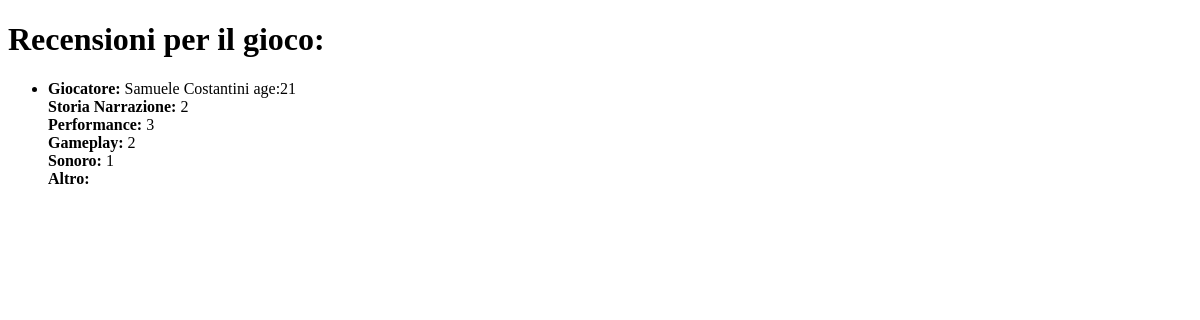
/gestione/gameStat/18/, run on the app's committed database.
### gestione/models.py (models this page shows, shortened)
class Review(models.Model):
    game = models.ForeignKey(Game, on_delete=models.CASCADE)
    player = models.ForeignKey(Player, on_delete=models.CASCADE)
    plot_rating = models.PositiveIntegerField(default=1, validators=[MinValueValidator(1), MaxValueValidator(5)])
    music_rating = models.PositiveIntegerField(default=1, validators=[MinValueValidator(1), MaxValueValidator(5)])
    gameplay_rating = models.PositiveIntegerField(default=1, validators=[MinValueValidator(1), MaxValueValidator(5)])
    performance_rating = models.PositiveIntegerField(default=1, validators=[MinValueValidator(1), MaxValueValidator(5)])
    comment = models.TextField()
    class Meta:
        unique_together = ('game', 'player',)

class Player(models.Model):
    user = models.OneToOneField(User, on_delete=models.CASCADE)
    name=models.CharField(max_length=100)
    surname=models.CharField(max_length=100)
    age=models.PositiveIntegerField()
    pict=models.ImageField(upload_to="static/player_img", blank=True, null=True,default="null")
    console = models.CharField(max_length=255, choices=CONSOLE_CHOICES, blank=True, null=True)
    games=models.ManyToManyField(Game)
    country = CountryField()

### gestione/viewsPublisher.py (the view)
# urls.py: path('gameStat/<int:game_id>/',show_game_stat,name='show_game_stat'),
def show_game_stat(request, game_id):
    game=Game.objects.get(pk=game_id)
    reviews=Review.objects.filter(game=game)
    return render(request,'showgameReview.html',{'reviews':reviews})

### webapp/context_processors.py (called while the page is built)
def category_choices_processor(request):
    return {'category_choices': CATEGORY_CHOICES}

def console_choices_processor(request):
    return {'console_choices': CONSOLE_CHOICES}

def category_choices_processor2(request):
    return {'category_choices': CATEGORY_CHOICES2}

def console_choices_processor2(request):
    return {'console_choices': CONSOLE_CHOICES2}

### gestione/templates/showGameReview.html
{% extends 'base.html' %}
{% block content %}
    <h1>Recensioni per il gioco: {{ game.nome }}</h1>
    {% if reviews %}
        <ul>
            {% for review in reviews %}
                <li>
                    <strong>Giocatore:</strong> {{ review.player.name }} {{ review.player.surname }} age:{{review.player.age}}
                    <br>
                    <strong>Storia Narrazione:</strong> {{ review.plot_rating }}
                    <br>
                    <strong>Performance:</strong> {{ review.performance_rating }}
                    <br>
                    <strong>Gameplay:</strong> {{ review.gameplay_rating }}
                    <br>
                    <strong>Sonoro:</strong> {{ review.music_rating }}
                    <br>
                    <strong>Altro:</strong> {{ review.comment }}
                </li>
            {% endfor %}
        </ul>
    {% else %}
        <p>Nessuna recensione disponibile per questo gioco.</p>
    {% endif %}
{% endblock %}

### data on the page
Review: player.name "Samuele", player.surname "Costantini", player.age "21", plot_rating "2", performance_rating "3", gameplay_rating "2", music_rating "1"
